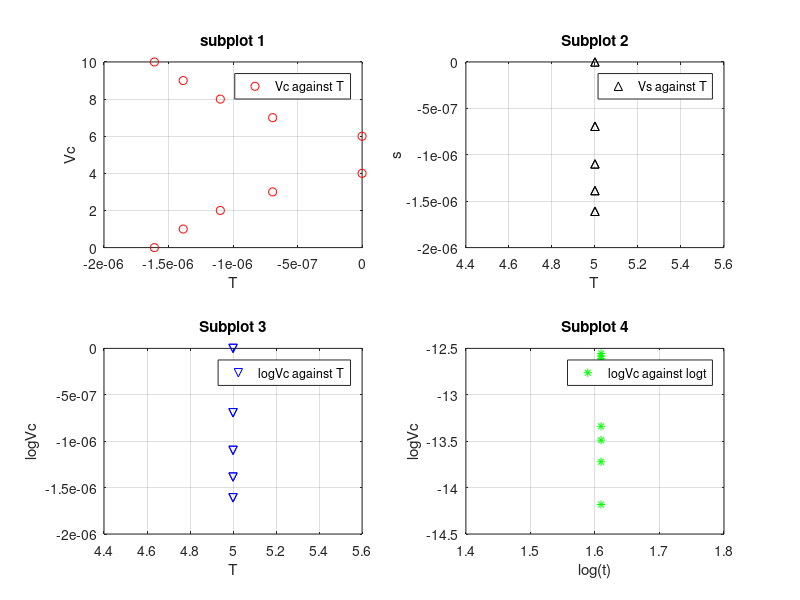

This chart was generated by the following MATLAB code:
%{

DATE         : OCTOBER 2016,13
PROG         : TELECOMMUNICATION  ENGINEERING.
COURSE       : TE 461
%}
                % TEST 3
                
disp('TEST 3');

Vs = 5;
R = 5 ;
C = 0.000001;
Vc = 0:1:10;

%Allow user to input his/her values.
%R= input ('value of R: ');
%Vs= input('value of Vs: ');
%C= input('value of C: ');

t = (-log(Vs-Vc)*R*C)/Vs  ;

fprintf('The value for t is  %f \n',t);


plot(t,Vc);
 title('TANDOH ANTHONY N.')
    xlabel('T');
    ylabel('Vc');
    grid


    subplot(2,2,1)
    plot(t,Vc,'r o')
    title('subplot 1')
    xlabel('T');
    ylabel('Vc');
    grid
    legend('Vc against T');

 subplot(2,2,2)
    plot(Vs,t,'k ^')
    title('Subplot 2')
    xlabel('T');
    ylabel('s');
    grid
    legend('Vs against T');

 subplot(2,2,3)
    plot(Vs,t,'b v')
    title('Subplot 3')
    xlabel('T');
    ylabel('logVc');
    grid
    legend('logVc against T');


    subplot(2,2,4)
    plot(log(Vs),log(t),'g *')
    title('Subplot 4')
    xlabel('log(t)');
    ylabel('logVc');
    grid
    legend('logVc against logt');

                